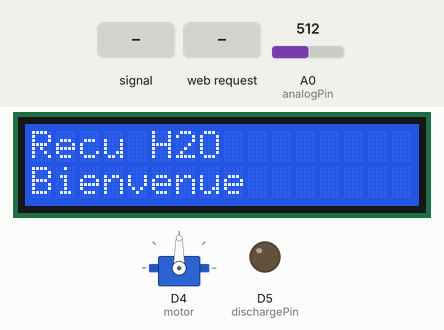
A sketch run on a simulated ESP8266 (NodeMCU). Shown: 16×2 character LCD, servo, output pins drawn as LEDs (lit = HIGH). Inputs (shaded band) come from the test bench; at power-on: A0 (analogPin) = 512. WiFi joins after 1.5 s; servers stay silent unless stated; storage starts empty; what the sketch prints to the serial monitor is not drawn.

Above: at 2.8 s.
2.9 s: A0 (analogPin) fed a 200 Hz sine of ±255 counts around its level
4.4 s: HTTP request GET /opengate received
At 6.5 s:
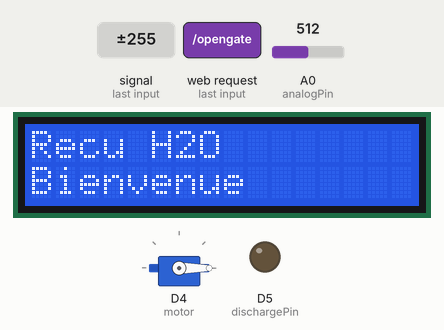
7.2 s: A0 (analogPin) set to 0
8.7 s: HTTP request GET /closegate received
At 10.4 s:
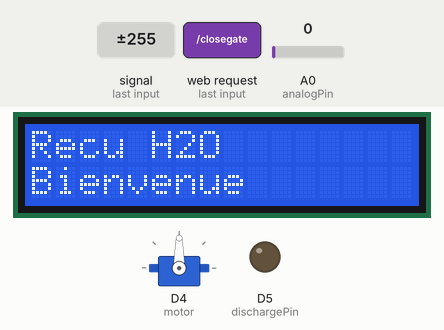
11.5 s: HTTP request GET /opengate received
At 13.6 s:
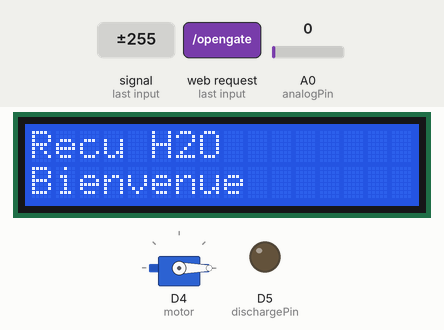
14.4 s: A0 (analogPin) set to 631
15.9 s: A0 (analogPin) set to 664
Timing chart, 0 to 18.4 s (numbered marks = the images above; inputs shaded):
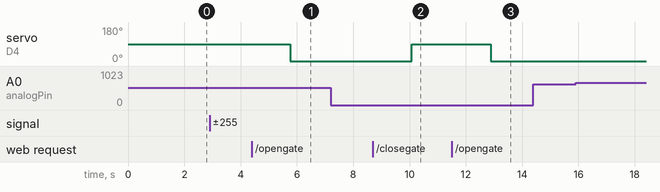

The sketch:

asyncWebServer_recuH20_nodemcu_new.ino
```cpp
// Import librairies requises
#include <ESP8266WiFi.h>
#include <ESPAsyncTCP.h>
#include <ESPAsyncWebServer.h>
#include <FS.h>
#include <Servo.h>
#include <LiquidCrystal_I2C.h>


// à remplacer avec vos identifiants wifi
const char* ssid = "Reseau Wi-Fi de mehdi";
const char* password = "emyTourniquet1988";

// definition de l'adresse 0x27 et creation de l'objet lcd 16x2
LiquidCrystal_I2C lcd(0x27, 16, 2);


#define analogPin A0 // on utilise le pin A0 pour mesurer la tension du condensateur
#define dischargePin D5  // on utilise le pin D5 pour décharger le condensateur
#define chargePin_1 D6  // on utilise le pin D6 pour charger le condensateur
#define chargePin_2 D7  // on utilise le pin D7 pour charger le condensateur
//#define chargePin_3 D3  // on utilise le pin D3 pour charger le condensateur
#define resistorValue 10000.0F // on entre la valeur de la résistance que l'on utilise
// le F permet de "caster" la valeur de la résistance en float

int U; //tension actuelle sonde(condensateur)

unsigned long startTime; // variable pour stocker la valeur du timer
unsigned long elapsedTime; // variable pour le temps de chargement

float microFarads; // variable pour les microFarads
float nanoFarads;  // variable pour les nanoFarads
float picoFarads;  // variable pour les picoFarads
float mesureSonde; // variable pour stocker la mesure de la sonde

// boolean pour l'ouverture du clapet %STATECLAPET%
bool isOpen;

// Stores LED state %STATELEDS%
String ledState;

// Stores motor state %STATEMOTOR%
String motorState;

// Stores sonde state %STATESONDE%
String sondeState;

// Stocker la variable pour le niveau en pourcentage
float niveau;

// valeur de la capacitance lorsque la cuve est vide
const float CEmpty = 1.71 * pow(10, -11); // cf calcul capacitance à vide

// valeur de la capacitance lorsque la cuve est pleine
const float CFull = 1.41 * pow(10, -9); // cf calcul capacitance pleine


// creation AsyncWebServer objet sur port 80
AsyncWebServer server(80);

// création de l'objet moteur
Servo motor;

void setup() {
  // Port serie pour debugging
  Serial.begin(115200);

  // Initialize SPIFFS
  if (!SPIFFS.begin()) {
    Serial.println("une erreur s'est produite à l'initialisation du SPIFFS");
    return;
  }

  // Initialize LCD
  lcd.begin();  // initialisation du lcd
  lcd.backlight(); // Allumage du retroeclairage
  lcd.setCursor(0, 0);

  lcd.print("Recu H2O\n");
  lcd.setCursor(0, 1);
  lcd.print("Bienvenue\n");


  // Connect to Wi-Fi
  WiFi.begin(ssid, password);
  while (WiFi.status() != WL_CONNECTED) {
    delay(500);
    Serial.println("Connexion au WiFi..");
  }

  // Print esp8266 Address IP locale
  Serial.println("Addresse IP:");
  Serial.println(WiFi.localIP());

  // attache le servo motor au gpio D4
  motor.attach(D4);

  // Route pour root(racine du site web) / web page
  server.on("/", HTTP_GET, [](AsyncWebServerRequest * request) {
    request->send(SPIFFS, "/index.html", String(), false, processor);
    Serial.println("Serveur: -> /");
  });

  // Route pour charger fichiers style.css
  server.on("/style.css", HTTP_GET, [](AsyncWebServerRequest * request) {
    request->send(SPIFFS, "/style.css", "text/css");
    Serial.println("Serveur: -> /styles.css");
  });

  // Route pour ouvrir le clapet
  server.on("/opengate", HTTP_GET, [](AsyncWebServerRequest * request) {
    openGate();
    request->send(SPIFFS, "/index.html", String(), false, processor);
  });

  // Route pour fermer le clapet
  server.on("/closegate", HTTP_GET, [](AsyncWebServerRequest * request) {
    closeGate();
    request->send(SPIFFS, "/index.html", String(), false, processor);
  });

  //  //exemple
  //  // Route pour afficher IP/temperature avec fonction getTemperature()
  //  server.on("/temperature", HTTP_GET, [](AsyncWebServerRequest * request) {
  //    request->send_P(200, "text/plain", getTemperature().c_str());
  //  });


  // Start server
  server.begin();
  Serial.println("Serveur: ON");

}


// exemple fonction
//String getPressure() {
//  float pressure = bme.readPressure() / 100.0F;
//  Serial.println(pressure);
//  return String(pressure);
//}

void measureSonde() {

  pinMode(chargePin_1, OUTPUT);
  digitalWrite(chargePin_1, HIGH);  // mise en charge de la sonde

  startTime = millis();  // demarrage du timer

  while (analogRead (analogPin) < 648) {
    // Attendre que le condensateur est atteint 63,2% de sa charge: t = R*C
    delay(0);
  }

  elapsedTime = millis() - startTime;  // Déterminer le temps de chargement

  microFarads = ((float) elapsedTime / 10000) * 1000;
  niveau = ((microFarads * 100) / CFull); //transforme la capacitance en niveau en %
  if (microFarads > CEmpty && microFarads < CFull) {
    sondeState = "OK";
  }
  else {
    sondeState = "Error";
  }

  Serial.print("t1 = ");
  Serial.print(elapsedTime);
  Serial.println(" ms  ");

  digitalWrite(chargePin_1, LOW);
  pinMode(chargePin_1, INPUT);

  pinMode(dischargePin, OUTPUT);
  digitalWrite(dischargePin, LOW);  // Permet au condensateur de se décharger

  while (analogRead(analogPin) > 0) {
    delay(0);
    // Ne rien faire tant que le condensateur n'est pas déchargé
  }

  U = analogRead(analogPin);
  Serial.println(U);

  pinMode(dischargePin, INPUT);  // Empêche la décharge du condensateur

  if (elapsedTime > 10) {         // grande capacité

    Serial.print("C: ");
    Serial.print (microFarads, 1);
    Serial.println (" uF");

    delay(500);
  }
  else {
    pinMode(chargePin_2, OUTPUT);
    digitalWrite(chargePin_2, HIGH);  //  mise en charge de la sonde

    startTime = millis();  // demarrage du timer

    while (analogRead(analogPin) < 648) {
      // Attendre que le condensateur est atteint 63,2% de sa charge: t = R*C
      delay(0);
    }

    elapsedTime = millis() - startTime;
    Serial.print("t2 = ");
    Serial.print(elapsedTime);
    Serial.println(" ms  ");

    nanoFarads = ((float) elapsedTime / 47) * 10;
    niveau = ((nanoFarads * 100) / CFull); //transforme la capacitance en niveau en %
    if (nanoFarads > CEmpty && nanoFarads < CFull) {
      sondeState = "OK";
    }
    else {
      sondeState = "Error";
    }

    digitalWrite(chargePin_2, LOW);
    pinMode(chargePin_2, INPUT);

    pinMode(dischargePin, OUTPUT);
    digitalWrite(dischargePin, LOW);

    while (analogRead(analogPin) > 0) {
      // Ne rien faire tant que le condensateur n'est pas déchargé
      delay(0);
    }

    U = analogRead(analogPin);
    Serial.println(U);

    pinMode(dischargePin, INPUT);

    if (elapsedTime > 10) {
      Serial.print("C: ");
      Serial.print (nanoFarads, 1);
      Serial.println (" nF");

      delay(500);
    }
//    else {
//      pinMode(chargePin_3, OUTPUT);
//      digitalWrite(chargePin_3, HIGH);
//
//      startTime = millis();
//
//      while (analogRead(analogPin) < 648) {
//        //U = analogRead(analogPin);
//        //Serial.println(U);
//      }
//
//      elapsedTime = millis() - startTime;
//
//      Serial.print("t3 = ");
//      Serial.print(elapsedTime);
//      Serial.println(" ms  ");
//
//      picoFarads = ((float) elapsedTime / 1) * 1 - 50.0;   // Capacité moins offset!
//      niveau = ((picoFarads * 100) / CFull); //transforme la capacitance en niveau en %
//      if (picoFarads > CEmpty && picoFarads < CFull) {
//        sondeState = "OK";
//      }
//      else {
//        sondeState = "Error";
//      }
//
//      Serial.print("C: ");
//      Serial.print(picoFarads, 1);
//      Serial.println (" pF");
//
//      yield();
//
//      digitalWrite(chargePin_3, LOW);
//      pinMode(chargePin_3, INPUT);
//
//      pinMode(dischargePin, OUTPUT);
//      digitalWrite(dischargePin, LOW);
//
//      while (analogRead(analogPin) > 0) {
//
//      }
//
//      U = analogRead(analogPin);
//      Serial.println(U);
//
//      pinMode(dischargePin, INPUT);
//
//    }
  }
}


void openGate() {

  if (isOpen) {
    Serial.println("clapet deja ouvert!");
  }
  else {
    for (int pos = 90; pos >= 0; pos--) { // on passe de la position 90 a 0 en décrémentant de 1 pas a chaque tour de la boucle
      motor.write(pos); // on dit au moteur de se mettre a la valeur de pos
      delay(15);// on attend 15 ms pour laisser le temps au moteur de se mettre en position
    }
    isOpen = true;
    Serial.println("ouverture clapet");
  }
}

void closeGate() {

  if (!isOpen) {
    Serial.println("clapet deja ferme!");
  }
  else {
    for (int pos = 0; pos <= 90; pos++) { // on passe de la position 0 a 90 en incrémentant de 1 pas a chaque tour de la boucle
      motor.write(pos); // on dit au moteur de se mettre a la valeur de pos
      delay(15); // on attend 15 ms pour laisser le temps au moteur de se mettre en position
    }
    isOpen = false;
    Serial.println("fermeture clapet");
  }
}


// Remplacement placeholder avec valeur d'etat au travers des fonctions get()
String processor(const String& var) {
  //Serial.println(var);
  if (var == "STATECLAPET") {
    if (isOpen) {
      return "ouvert";
    }
    else {
      return "fermé";
    }
    //Serial.print(isOpen);
  }
  else if (var == "STATESONDE") {
    return sondeState;
  }
  else if (var == "STATEMOTOR") {
    return motorState;
  }
  else if (var == "LEVEL") {
    return String(niveau);
  }
}


void loop() {
  // effectue une mesure toutes les 30 secondes -> const long intervalMesure
  measureSonde();
  delay(5000);

}
```

Measured:
- after the input at 4.4 s, servo on D4 (motor): 90° → 0° after 1.4 s
- after the input at 7.2 s, every drawn part: stays the same
- after the input at 8.7 s, servo on D4 (motor): 0° → 90° after 1.4 s
- after the input at 11.5 s, servo on D4 (motor): 90° → 0° after 1.4 s
- after the input at 14.4 s, every drawn part: stays the same
